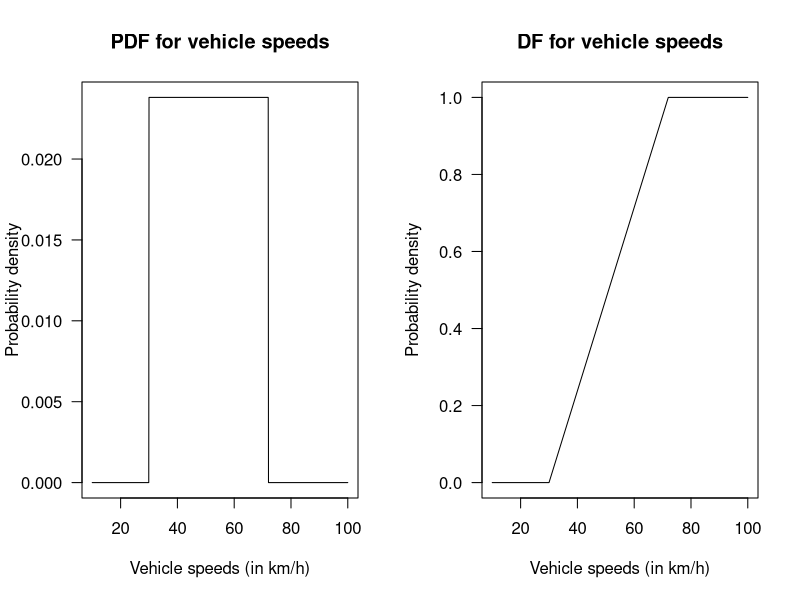
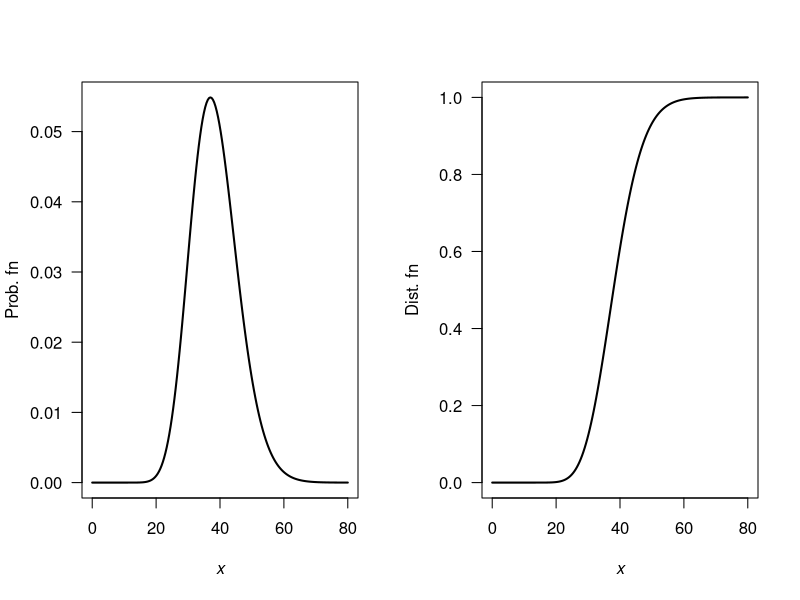
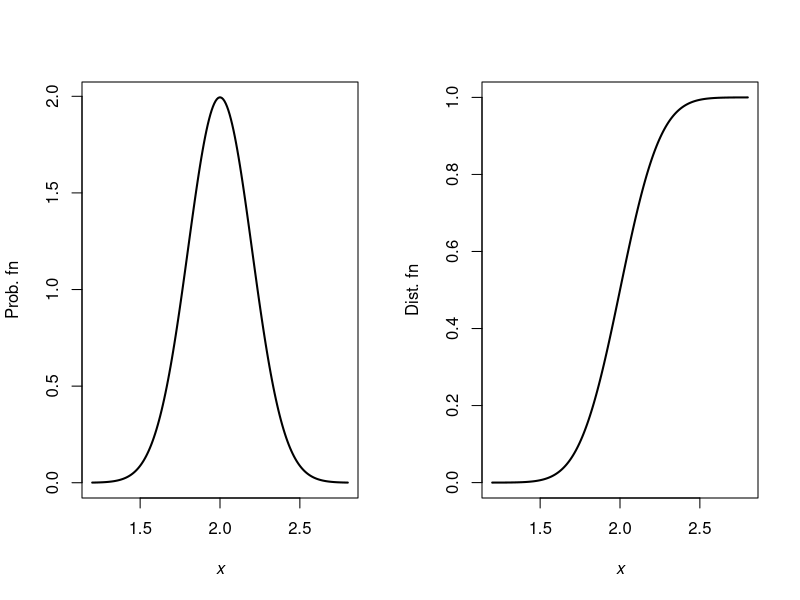
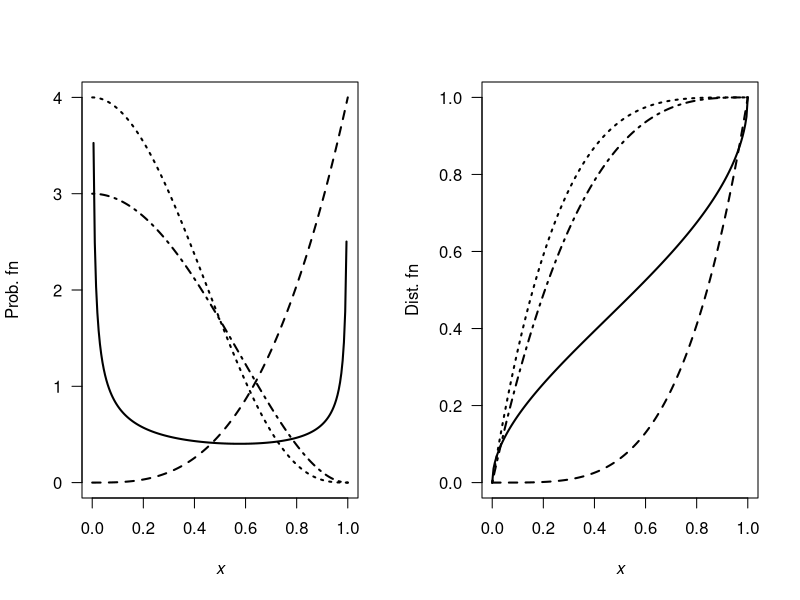
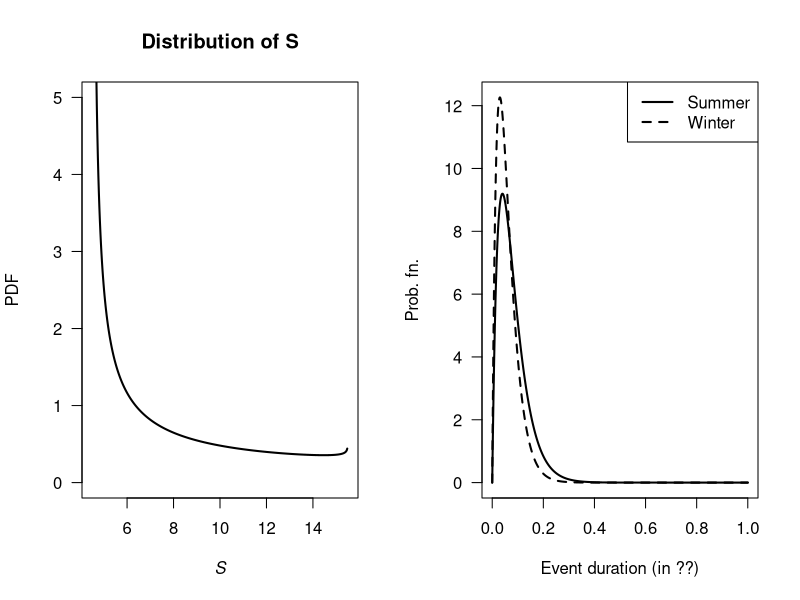
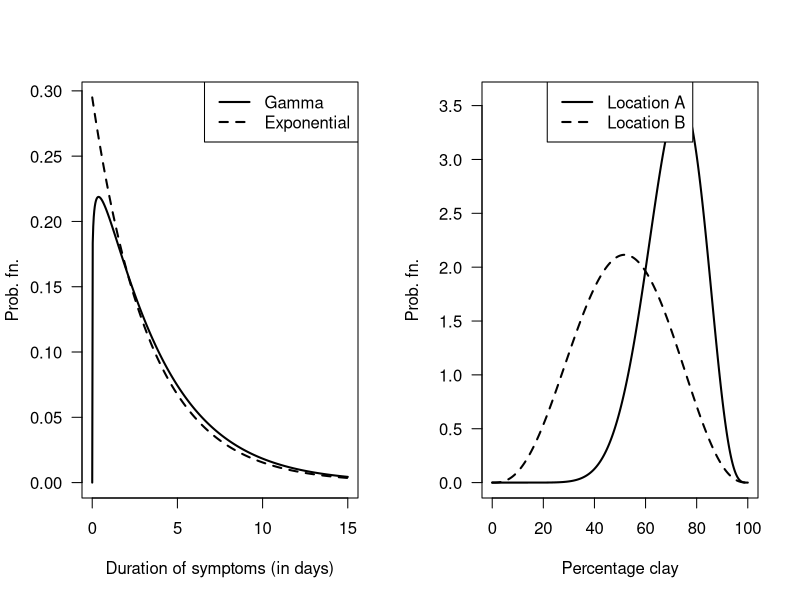
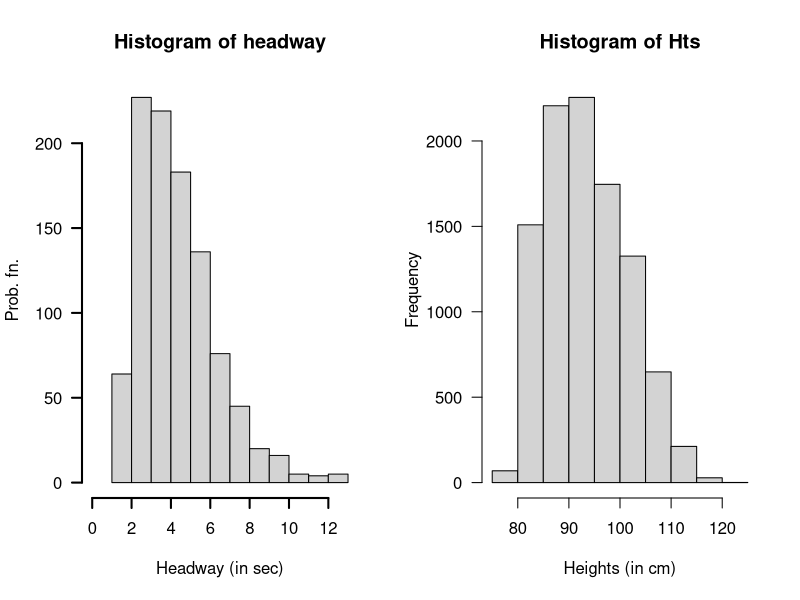
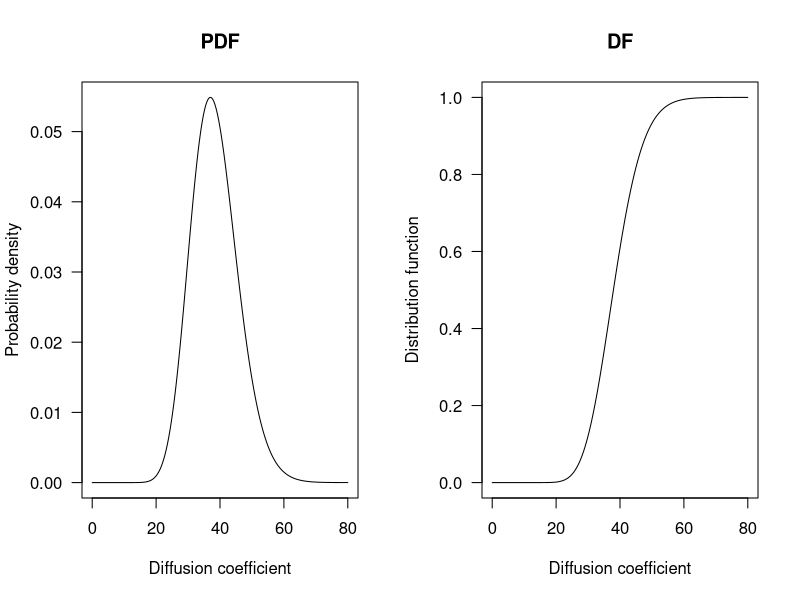

R code for these plots, in order:
## ---- chunk 1
1 - punif(60, 30, 72)
(1 - punif(65, 30, 72) ) /
  (1 - punif(60, 30, 72) )

## ---- chunk 2
par(mfrow = c(1, 2))

x <- seq(10, 100,
         length = 1000)
plot( x = x,
      y = dunif(x, 
                min = 30,
                max = 72),
      type = "l",
      las = 1,
      xlab = "Vehicle speeds (in km/h)",
      ylab = "Probability density",
      main = "PDF for vehicle speeds")

x <- seq(10, 100,
         length = 1000)
plot( x = x,
      y = punif(x, 
                min = 30,
                max = 72),
      type = "l",
      las = 1,
      ylim = c(0, 1),
      xlab = "Vehicle speeds (in km/h)",
      ylab = "Probability density",
      main = "DF for vehicle speeds")
## ---- chunk 3
# Proportion excluded:
pnorm(30, 48, 8.8) + # Slower than 30
   (1- pnorm(72, 48, 8.8)) # Faster than 72
## ---- chunk 4
alpha <- 27.05
beta <- 1.42

x <- seq(0, 80, length = 200)

par(mfrow = c(1, 2))

plot( y = dgamma(x, shape = alpha, scale = beta),
      x = x,
      las = 1,
      xlab = expression(italic(x)),
      ylab = "Prob. fn",
      type = "l",
      lwd = 2)
plot( y = pgamma(x, shape = alpha, scale = beta),
      x = x,
      xlab = expression(italic(x)),
      ylab = "Dist. fn",
      type = "l",
      las = 1,
      lwd = 2)

( pgamma(50, shape = alpha, scale = beta) - 
  pgamma(30, shape = alpha, scale = beta) ) /
pgamma(50, shape = alpha, scale = beta)
## ---- chunk 5
mn <- 2
sd <- 0.2

x <- seq(1.2, 2.8, length = 200)

par(mfrow = c(1, 2))

plot( y = dnorm(x, mean = mn, sd = sd),
      x = x,
      xlab = expression(italic(x)),
      ylab = "Prob. fn",
      type = "l",
      lwd = 2)
plot( y = pnorm(x, mean = mn, sd = sd ),
      x = x,
      xlab = expression(italic(x)),
      ylab = "Dist. fn",
      type = "l",
      lwd = 2)

1 - pnorm(2.4, mean = mn, sd = sd)
qnorm(0.8, mean = mn, sd = sd)
qnorm(0.85, mean = mn, sd = sd)

## ---- chunk 6
dKumaraswamy <- function(x, a, b){
  a * b * x^(a - 1) * (1 - x^2) ^ (b - 1)
}
pKumaraswamy <- function(x, a, b){
  1 - (1 - x^a)^b
}


x <- seq(0, 1, length = 200)

par(mfrow = c(1, 2))

plot( y = dKumaraswamy(x, a = 0.5, b = 0.5),
      x = x,
      xlab = expression(italic(x)),
      ylab = "Prob. fn",
      las = 1,
      type = "l",
      ylim = c(0, 4),
      lwd = 2)
lines(y = dKumaraswamy(x, a = 4, b = 1),
      x = x,
      lwd = 2,
      lty = 2)
lines(y = dKumaraswamy(x, a = 1, b = 4),
      x = x,
      lwd = 2,
      lty = 3)
lines(y = dKumaraswamy(x, a = 1, b = 3),
      x = x,
      lwd = 2,
      lty = 4)




plot( y = pKumaraswamy(x, a = 0.5, b = 0.5),
      x = x,
      las = 1,
      xlab = expression(italic(x)),
      ylab = "Dist. fn",
      type = "l",
      lwd = 2)
lines(y = pKumaraswamy(x, a = 4, b = 1),
      x = x,
      lwd = 2,
      lty = 2)
lines(y = pKumaraswamy(x, a = 1, b = 4),
      x = x,
      lwd = 2,
      lty = 3)
lines(y = pKumaraswamy(x, a = 1, b = 3),
      x = x,
      lwd = 2,
      lty = 4)


## ---- chunk 7
v <- seq(0, 1, length = 500)
stime <- 4.5 + 11 * v
  
PDFv <- dbeta(v, shape1 = 0.287, shape2 = 0.926)

plot( PDFv ~ stime,
      type = "l",
      las = 1,
      xlim = c(4.5, 15.5),
      ylim = c(0, 5),
      xlab = expression(italic(S)),
      ylab = "PDF",
      main = "Distribution of S",
      lwd = 2)
## Part 3
1 - pbeta( 0.9545455, shape1 = 0.287, shape2 = 0.926)

## Part 4
qbeta(0.2, shape1 = 0.287, shape2 = 0.926)
## ---- chunk 8
alpha <- 2; betaS <- 0.04; betaW <- 0.03
x <- seq(0, 1, length = 1000)

yS <- dgamma( x, shape = alpha, scale = betaS)
yW <- dgamma( x, shape = alpha, scale = betaW)

plot( range(c(yS, yW)) ~  range(x),
      type = "n", # No plot, just canvas
      las = 1,
      xlab = "Event duration (in ??)",
      ylab = "Prob. fn.")
lines(yS ~ x, 
      lty = 1,
      lwd = 2)
lines(yW ~ x, 
      lty = 2,
      lwd = 2)
legend( "topright",
        lwd = 2,
        lty = 1:2,
        legend = c("Summer", "Winter"))

1 - pgamma(6/24, shape = alpha, scale = betaW)
1 - pgamma(6/24, shape = alpha, scale = betaS)

## ---- chunk 9
alpha <- 1.11; beta <- 3.39

x <- seq(0, 15, length = 500)
yGamma <- dgamma(x, shape = alpha, scale = beta)
yExp <- dexp(x, rate = 1/beta)

plot( range (c(yGamma, yExp)) ~ range(x),
      type = "n", # No plot, just canvas
      las = 1,
      xlab = "Duration of symptoms (in days)",
      ylab = "Prob. fn.")
lines( yGamma ~ x,
       lwd = 2,
       lty = 1)
lines( yExp ~ x,
       lwd = 2,
       lty = 2)
legend( "topright",
        lwd = 2,
        lty = 1:2,
        legend = c("Gamma", "Exponential"))

## Part 3
1 - pgamma(4, shape = alpha, scale = beta)
1 - pexp(4, rate = 1/beta)

## Part 4
qgamma(0.95, shape = alpha, scale = beta)
qexp(0.95, rate = 1/beta)
## ---- chunk 10
pnorm(5, mean = 6, sd = 1.5)

(1 - pnorm(7, mean = 6, sd = 1.5) ) / 
  (1 - pnorm(5, mean = 6, sd = 1.5) )

qnorm(0.85, mean = 6, sd = 1.5)
## ---- chunk 11
x <- seq(0, 1, length = 1000)
yA <- dbeta(x, shape1 = 11.52, shape2 = 4.75)
yB <- dbeta(x, shape1 = 3.85, shape2 = 3.65)

plot( range( c(yA, yB)) ~ range(100 * x),
      type = "n", #No plot, just canvas
      las = 1,
      xlab = "Percentage clay",
      ylab = "Prob. fn.")
lines( yA ~ I(100 * x), 
       lwd = 2,
       lty = 1)
lines( yB ~ I(100 * x), 
       lwd = 2,
       lty = 2)
legend("top",
       lty = 1:2,
       lwd = 2,
       legend = c("Location A", "Location B"))

## Part 3
pbeta( 0.5, shape1 = 11.52, shape2 = 4.75)
pbeta( 0.5, shape1 = 3.85, shape2 = 3.65)
## ---- chunk 12
numSims <- 1000
yHeadway <- rgamma( n = numSims,
                    shape = 2.5,
                    rate = 0.8)
xHeadway <- yHeadway + 1.2
hist(xHeadway,
     las = 1,
     lwd = 2,
     xlim = c(0, max(xHeadway)),
     main = "Histogram of headway",
     ylab = "Prob. fn.",
     xlab = "Headway (in sec)")

xMean <- 3.2; xVar <- 1.6
xLo <- 3.2 - 2 * sqrt(xVar)
xHi <- 3.2 + 2 * sqrt(xVar)
cat("Limits", xLo, "and", xHi, "\n")

# Part 3
Num <- sum( (xHeadway < xHi ) & (xHeadway > xLo) )
EmpiricalProp <- Num / numSims
EmpiricalProp

# Part 4: Tchebyshev: AT LEAST this proportion
k <- 2
1 - 1/k^2
## ---- chunk 13
htMean <- function(x) {
  7.5 * x + 70
}
htSD <- function(x) {
  0.4575 * x + 1.515
}

NumSims <- 10000

Ages <- c(
  rep(2, NumSims * 0.32),
  rep(3, NumSims * 0.33),
  rep(4, NumSims * 0.25),
  rep(5, NumSims * 0.10)
)

Hts <- rnorm(NumSims,
             mean = htMean(Ages),
             sd = htSD(Ages))
hist(Hts,
     las = 1,
     xlab = "Heights (in cm)")

# Taller than 100:
cat("Taller than 100cm:", sum( Hts > 100) / NumSims * 100, "%\n")
# Mean and variance:
cat("Mean:", mean( Hts ), "cm; ",
    "Std dev: ", sd(Hts), "cm\n")

# Sort the heights to find where the tallest 20% are:
cat("Tallest 15% are taller than", 
    sort(Hts)[ NumSims * 0.85], "cm\n")
## ---- chunk 14
topPart <- pgamma(50, shape = 27.05, scale = 1.42) - 
           pgamma(30, shape = 27.05, scale = 1.42)
bottomPart <-pgamma(50, shape = 27.05, scale = 1.42)

topPart / bottomPart
## ---- chunk 15
par(mfrow = c(1, 2))

x <- seq(0, 80,
         length = 1000)
y <- dgamma(x,
            shape = 27.05,
            scale = 1.42)
plot(y ~ x,
     las = 1,
     type = "l",
     xlab = "Diffusion coefficient",
     ylab = "Probability density",
     main = "PDF")


x <- seq(0, 80,
         length = 1000)
y <- pgamma(x,
            shape = 27.05,
            scale = 1.42)
plot(y ~ x,
     las = 1,
     type = "l",
     xlab = "Diffusion coefficient",
     ylab = "Distribution function",
     main = "DF")
